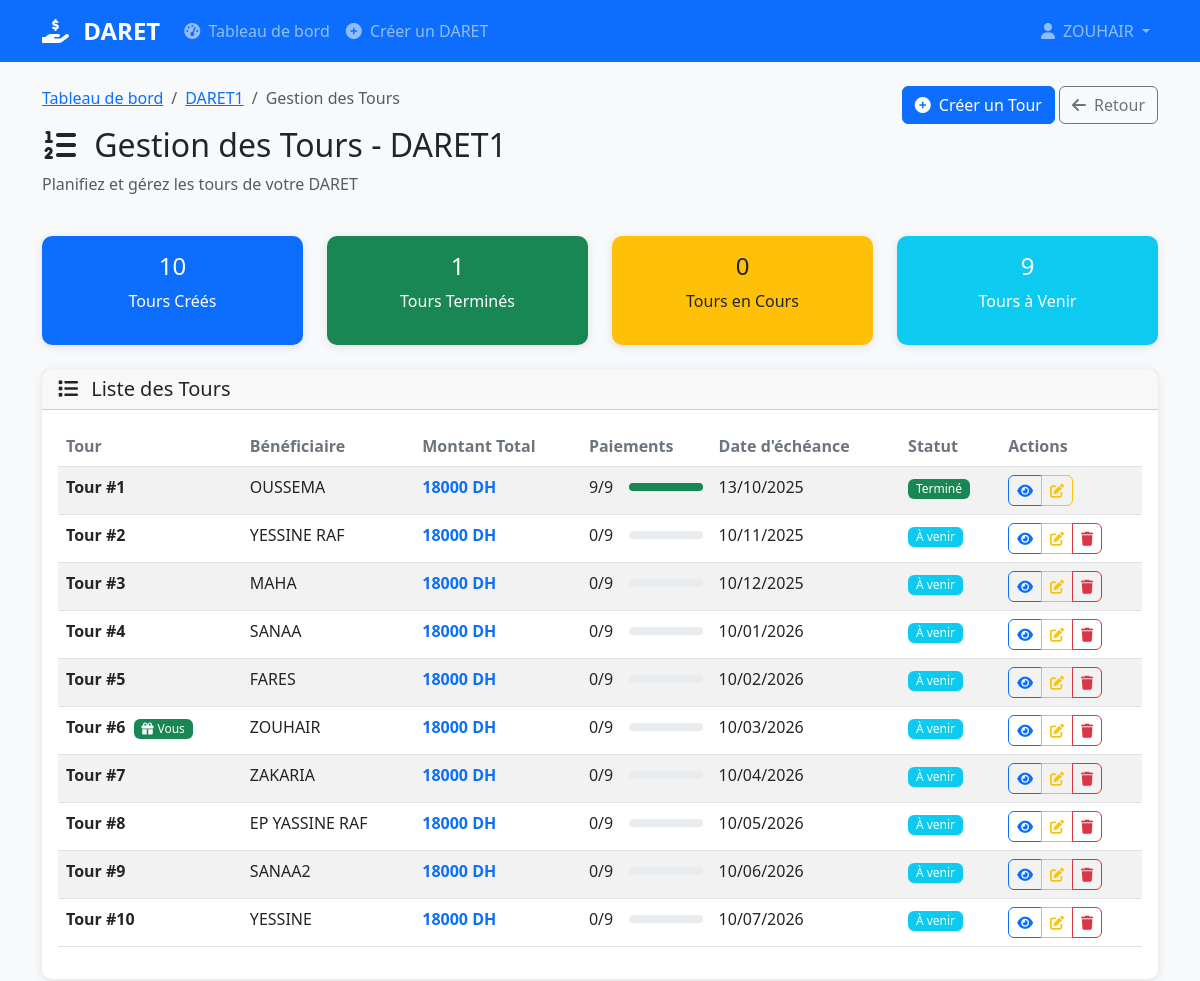
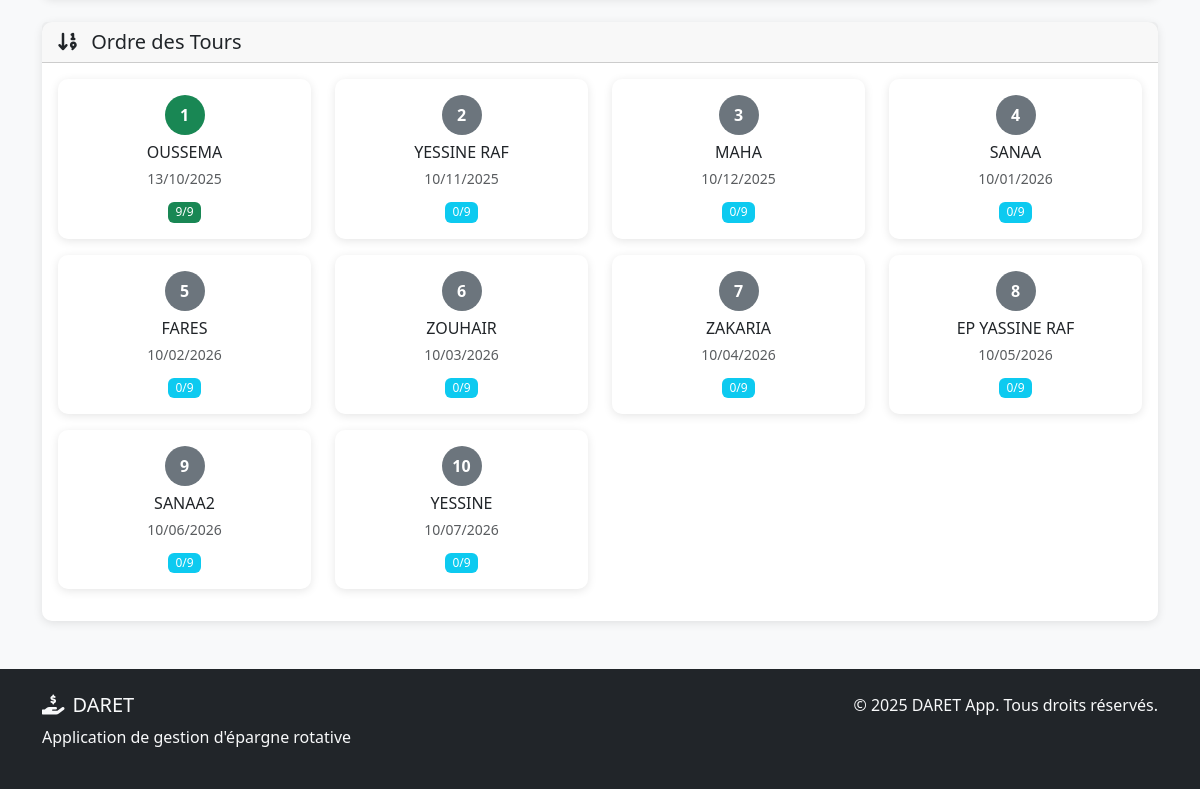
/manage_rounds.php?id=1 (signed in), run on the app's committed database (2 pictures, top to bottom).
### tables this page shows
CREATE TABLE `darets` (
  `id` int(11) NOT NULL,
  `name` varchar(100) NOT NULL,
  `description` text DEFAULT NULL,
  `amount` decimal(10,2) NOT NULL,
  `frequency` enum('weekly','monthly') NOT NULL,
  `max_members` int(11) NOT NULL,
  `created_by` int(11) NOT NULL,
  `status` enum('open','active','completed') DEFAULT 'open',
  `created_at` timestamp NOT NULL DEFAULT current_timestamp()
);

CREATE TABLE `daret_rounds` (
  `id` int(11) NOT NULL,
  `daret_id` int(11) NOT NULL,
  `round_number` int(11) NOT NULL,
  `beneficiary_user_id` int(11) NOT NULL,
  `amount` decimal(10,2) NOT NULL,
  `round_date` date NOT NULL,
  `due_date` date NOT NULL,
  `status` enum('pending','completed') DEFAULT 'pending'
);

CREATE TABLE `users` (
  `id` int(11) NOT NULL,
  `username` varchar(50) NOT NULL,
  `email` varchar(100) NOT NULL,
  `password` varchar(255) NOT NULL,
  `full_name` varchar(100) NOT NULL,
  `phone` varchar(20) DEFAULT NULL,
  `created_at` timestamp NOT NULL DEFAULT current_timestamp()
);

### includes/functions.php (called while the page is built, shortened)
<?php
function getDaretById($pdo, $daret_id) {
    $stmt = $pdo->prepare("SELECT d.*, u.username as creator_name FROM darets d JOIN users u ON d.created_by = u.id WHERE d.id = ?");
    $stmt->execute([$daret_id]);
    return $stmt->fetch(PDO::FETCH_ASSOC);
}
?>

### manage_rounds.php (the view, shortened to what this page needs)
<?php
include 'includes/config.php';
include 'includes/functions.php';
$daret_id = $_GET['id'];
$user_id = $_SESSION['user_id'];
$daret = getDaretById($pdo, $daret_id);
$stmt = $pdo->prepare("SELECT is_admin FROM daret_members WHERE daret_id = ? AND user_id = ?");
$stmt->execute([$daret_id, $user_id]);
$is_admin = $stmt->fetch(PDO::FETCH_ASSOC)['is_admin'];
$stmt = $pdo->prepare(" SELECT dr.*, u.username, u.full_name,
           (SELECT COUNT(*) FROM payments p WHERE p.daret_round_id = dr.id AND p.status = 'paid') as paid_count,
           (SELECT COUNT(*) FROM payments p WHERE p.daret_round_id = dr.id) as total_payers,
           (SELECT COUNT(*) FROM late_payments lp
            JOIN payments p ON lp.payment_id = p.id
            WHERE p.daret_round_id = dr.id AND lp.status = 'pending') as pending_penalties
    FROM daret_rounds dr
    JOIN users u ON dr.beneficiary_user_id = u.id
    WHERE dr.daret_id = ?
    ORDER BY dr.round_number ASC
");
$stmt->execute([$daret_id]);
$rounds = $stmt->fetchAll(PDO::FETCH_ASSOC);
?>
<?php include 'includes/header.php'; ?>
    <div class="container mt-4">
        <div class="row mb-4">
            <div class="col-md-8">
                <nav aria-label="breadcrumb">
                    <ol class="breadcrumb">
                        <li class="breadcrumb-item"><a href="dashboard.php">Tableau de bord</a></li>
                        <li class="breadcrumb-item"><a href="daret_details.php?id=<?php echo $daret_id; ?>"><?php echo htmlspecialchars($daret['name']); ?></a></li>
                        <li class="breadcrumb-item active">Gestion des Tours</li>
                    </ol>
                </nav>
                <h2>
                    <i class="fas fa-list-ol me-2"></i>
                    Gestion des Tours - <?php echo htmlspecialchars($daret['name']); ?>
                </h2>
                <p class="text-muted">Planifiez et gérez les tours de votre DARET</p>
            </div>
            <div class="col-md-4 text-end">
                <?php if ($is_admin && $daret['status'] == 'active'): ?>
                    <button class="btn btn-primary" data-bs-toggle="modal" data-bs-target="#createRoundModal">
                        <i class="fas fa-plus-circle me-2"></i>Créer un Tour
                    </button>
                <?php endif; ?>
                <a href="daret_details.php?id=<?php echo $daret_id; ?>" class="btn btn-outline-secondary">
                    <i class="fas fa-arrow-left me-2"></i>Retour
                </a>
            </div>
        </div>
        <div class="row mb-4">
            <div class="col-md-3">
                <div class="card bg-primary text-white">
                    <div class="card-body text-center">
                        <h4><?php echo count($rounds); ?></h4>
                        <p>Tours Créés</p>
                    </div>
                </div>
            </div>
            <div class="col-md-3">
                <div class="card bg-success text-white">
                    <div class="card-body text-center">
                        <h4>
                            <?php
                            $completed_rounds = array_filter($rounds, function($round) {
                                return $round['paid_count'] == $round['total_payers'];
                            });
                            echo count($completed_rounds);
                            ?>
                        </h4>
                        <p>Tours Terminés</p>
                    </div>
                </div>
            </div>
            <div class="col-md-3">
                <div class="card bg-warning text-dark">
                    <div class="card-body text-center">
                        <h4>
                            <?php
                            $active_rounds = array_filter($rounds, function($round) {
                                return $round['paid_count'] > 0 && $round['paid_count'] < $round['total_payers'];
                            });
                            echo count($active_rounds);
                            ?>
                        </h4>
                        <p>Tours en Cours</p>
                    </div>
                </div>
            </div>
            <div class="col-md-3">
                <div class="card bg-info text-white">
                    <div class="card-body text-center">
                        <h4>
                            <?php
                            $pending_rounds = array_filter($rounds, function($round) {
                                return $round['paid_count'] == 0;
                            });
                            echo count($pending_rounds);
                            ?>
                        </h4>
                        <p>Tours à Venir</p>
                    </div>
                </div>
            </div>
        </div>
        <div class="card">
            <div class="card-header">
                <h5 class="mb-0">
                    <i class="fas fa-list me-2"></i>
                    Liste des Tours
                </h5>
            </div>
            <div class="card-body">
                <?php if (empty($rounds)): ?>
                    <div class="text-center py-5">
                        <i class="fas fa-inbox fa-3x text-muted mb-3"></i>
                        <h4>Aucun tour créé</h4>
                        <p class="text-muted">Commencez par créer le premier tour de votre DARET.</p>
                        <?php if ($is_admin): ?>
                            <button class="btn btn-primary" data-bs-toggle="modal" data-bs-target="#createRoundModal">
                                <i class="fas fa-plus-circle me-2"></i>Créer le premier tour
                            </button>
                        <?php endif; ?>
                    </div>
                <?php else: ?>
                    <div class="table-responsive">
                        <table class="table table-striped">
                            <thead>
                                <tr>
                                    <th>Tour</th>
                                    <th>Bénéficiaire</th>
                                    <th>Montant Total</th>
                                    <th>Paiements</th>
                                    <th>Date d'échéance</th>
                                    <th>Statut</th>
                                    <th>Actions</th>
                                </tr>
                            </thead>
                            <tbody>
                                <?php foreach ($rounds as $round): ?>
                                    <?php
                                    $due_date = new DateTime($round['due_date']);
                                    $progress_percentage = ($round['paid_count'] / $round['total_payers']) * 100;
                                    if ($round['paid_count'] == $round['total_payers']) {
                                        $status_text = 'Terminé';
                                        $status_class = 'success';
                                    } elseif ($round['paid_count'] > 0) {
                                        $status = 'in_progress';
                                        $status_text = 'En cours';
                                        $status_class = 'warning';
                                    } else {
                                        $status_text = 'À venir';
                                        $status_class = 'info';
                                    }
                                    ?>
                                    <tr>
                                        <td>
                                            <strong>Tour #<?php echo $round['round_number']; ?></strong>
                                            <?php if ($round['beneficiary_user_id'] == $user_id): ?>
                                                <span class="badge bg-success ms-1">
                                                    <i class="fas fa-gift me-1"></i>Vous
                                                </span>
                                            <?php endif; ?>
                                        </td>
                                        <td><?php echo htmlspecialchars($round['full_name']); ?></td>
                                        <td>
                                            <strong class="text-primary">
                                                <?php echo $daret['amount'] * ($round['total_payers'] ); ?> DH
                                            </strong>
                                        </td>
                                        <td>
                                            <div class="d-flex align-items-center">
                                                <div class="me-3">
                                                    <?php echo $round['paid_count']; ?>/<?php echo $round['total_payers']; ?>
                                                </div>
                                                <div class="progress flex-grow-1" style="height: 8px;">
                                                    <div class="progress-bar bg-<?php echo $status_class; ?>"
                                                         style="width: <?php echo $progress_percentage; ?>%">
                                                    </div>
                                                </div>
                                            </div>
                                        </td>
                                        <td>
                                            <?php echo $due_date->format('d/m/Y'); ?>
                                        </td>
                                        <td>
                                            <span class="badge bg-<?php echo $status_class; ?>">
                                                <?php echo $status_text; ?>
                                            </span>
                                        </td>
                                        <td>
                                            <div class="btn-group btn-group-sm">
                                                <button class="btn btn-outline-primary"
                                                        onclick="viewRoundDetails(<?php echo $round['id']; ?>)">
                                                    <i class="fas fa-eye"></i>
                                                </button>
                                                <?php if ($is_admin): ?>
                                                    <button class="btn btn-outline-warning"
                                                            onclick="editRound(<?php echo $round['id']; ?>)">
                                                        <i class="fas fa-edit"></i>
                                                    </button>
                                                    <?php if ($round['paid_count'] == 0): ?>
                                                        <button class="btn btn-outline-danger"
                                                                onclick="deleteRound(<?php echo $round['id']; ?>)">
                                                            <i class="fas fa-trash"></i>
                                                        </button>
                                                    <?php endif; ?>
                                                <?php endif; ?>
                                            </div>
                                        </td>
                                    </tr>
                                <?php endforeach; ?>
                            </tbody>
                        </table>
                    </div>
                <?php endif; ?>
            </div>
        </div>
        <?php if (!empty($rounds)): ?>
        <div class="card mt-4">
            <div class="card-header">
                <h5 class="mb-0">
                    <i class="fas fa-sort-numeric-down me-2"></i>
                    Ordre des Tours
                </h5>
            </div>
            <div class="card-body">
                <div class="row">
                    <?php foreach ($rounds as $round): ?>
                        <div class="col-md-3 col-sm-6 mb-3">
                            <div class="card border-<?php
                                echo $round['paid_count'] == $round['total_payers'] ? 'success' :
                                    ($round['paid_count'] > 0 ? 'warning' : 'secondary');
                            ?>">
                                <div class="card-body text-center">
                                    <div class="round-number-circle
                                        <?php echo $round['paid_count'] == $round['total_payers'] ? 'bg-success' :
                                              ($round['paid_count'] > 0 ? 'bg-warning' : 'bg-secondary'); ?>">
                                        <?php echo $round['round_number']; ?>
                                    </div>
                                    <h6 class="mt-2 mb-1"><?php echo htmlspecialchars($round['full_name']); ?></h6>
                                    <small class="text-muted">
                                        <?php echo date('d/m/Y', strtotime($round['due_date'])); ?>
                                    </small>
                                    <div class="mt-2">
                                        <span class="badge bg-<?php
                                            echo $round['paid_count'] == $round['total_payers'] ? 'success' :
                                                ($round['paid_count'] > 0 ? 'warning' : 'info'); ?>">
                                            <?php echo $round['paid_count']; ?>/<?php echo $round['total_payers']; ?>
                                        </span>
                                    </div>
                                </div>
                            </div>
                        </div>
                    <?php endforeach; ?>
                </div>
            </div>
        </div>
        <?php endif; ?>
    </div>
<?php include 'includes/footer.php'; ?>

### css/style.css (style rules this page uses)
:root { --primary-color: #0d6efd; --secondary-color: #6c757d; --success-color: #198754; --warning-color: #ffc107; --danger-color: #dc3545; }
body { background-color: #f8f9fa; font-family: 'Segoe UI', Tahoma, Geneva, Verdana, sans-serif; }
.card { box-shadow: 0 2px 10px rgba(0,0,0,0.1); border: none; border-radius: 10px; transition: transform 0.2s ease, box-shadow 0.2s ease; }
.btn { border-radius: 6px; font-weight: 500; }
.btn-primary { background-color: var(--primary-color); border-color: var(--primary-color); }
.badge { font-size: 0.75em; font-weight: 500; }
.table th { border-top: none; font-weight: 600; color: var(--secondary-color); }
.fade-in { animation: fadeIn 0.5s ease-in; }

### manage_rounds.php (style rules this page uses)
.round-number-circle { width: 40px; height: 40px; border-radius: 50%; display: inline-flex; align-items: center; justify-content: center; color: white; font-weight: bold; margin: 0 auto; }

### data on the page
darets: name "DARET1"
daret_rounds: round_number "1", users.full_name "OUSSEMA", total_payers "18000", paid_count "9", total_payers "9", $progress_percentage 100 (drawn), due_date "13/10/2025", status_text "Terminé"
daret_rounds: round_number "2", users.full_name "YESSINE RAF", total_payers "18000", paid_count "0", total_payers "9", due_date "10/11/2025", status_text "À venir"
daret_rounds: round_number "3", users.full_name "MAHA", total_payers "18000", paid_count "0", total_payers "9", due_date "10/12/2025", status_text "À venir"
daret_rounds: round_number "4", users.full_name "SANAA", total_payers "18000", paid_count "0", total_payers "9", due_date "10/01/2026", status_text "À venir"
daret_rounds: round_number "5", users.full_name "FARES", total_payers "18000", paid_count "0", total_payers "9", due_date "10/02/2026", status_text "À venir"
daret_rounds: round_number "6", beneficiary_user_id "Vous", users.full_name "ZOUHAIR", total_payers "18000", paid_count "0", total_payers "9", due_date "10/03/2026", status_text "À venir"
daret_rounds: round_number "7", users.full_name "ZAKARIA", total_payers "18000", paid_count "0", total_payers "9", due_date "10/04/2026", status_text "À venir"
daret_rounds: round_number "8", users.full_name "EP YASSINE RAF", total_payers "18000", paid_count "0", total_payers "9", due_date "10/05/2026", status_text "À venir"
daret_rounds: round_number "9", users.full_name "SANAA2", total_payers "18000", paid_count "0", total_payers "9", due_date "10/06/2026", status_text "À venir"
daret_rounds: round_number "10", users.full_name "YESSINE", total_payers "18000", paid_count "0", total_payers "9", due_date "10/07/2026", status_text "À venir"

### other printed values
$_SESSION['full_name'] "ZOUHAIR"
count($rounds) "10"
count($completed_rounds) "1"
count($active_rounds) "0"
count($pending_rounds) "9"
